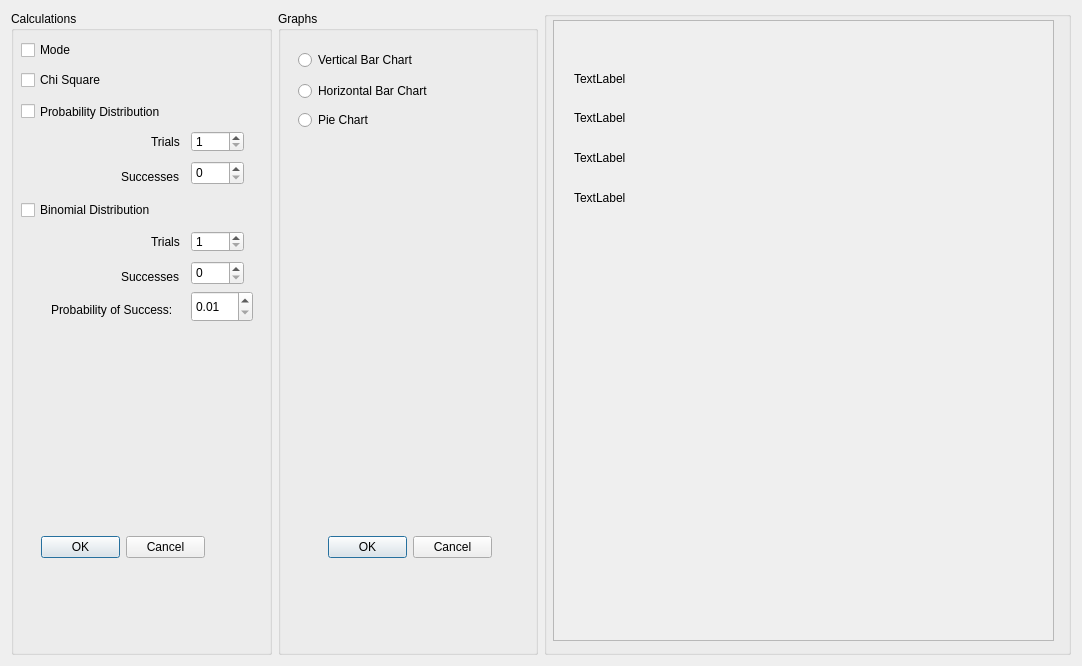
<?xml version="1.0" encoding="UTF-8"?>
<ui version="4.0">
 <class>Form</class>
 <widget class="QWidget" name="Form">
  <property name="geometry">
   <rect>
    <x>0</x>
    <y>0</y>
    <width>1082</width>
    <height>666</height>
   </rect>
  </property>
  <property name="windowTitle">
   <string>Form</string>
  </property>
  <layout class="QGridLayout" name="gridLayout">
   <item row="1" column="0">
    <layout class="QHBoxLayout" name="horizontalLayout">
     <item>
      <widget class="QGroupBox" name="groupBox_2">
       <property name="title">
        <string>Calculations</string>
       </property>
       <widget class="QCheckBox" name="checkBox">
        <property name="geometry">
         <rect>
          <x>10</x>
          <y>30</y>
          <width>85</width>
          <height>18</height>
         </rect>
        </property>
        <property name="text">
         <string>Mode</string>
        </property>
       </widget>
       <widget class="QDialogButtonBox" name="buttonBox">
        <property name="geometry">
         <rect>
          <x>30</x>
          <y>520</y>
          <width>164</width>
          <height>32</height>
         </rect>
        </property>
        <property name="standardButtons">
         <set>QDialogButtonBox::Cancel|QDialogButtonBox::Ok</set>
        </property>
       </widget>
       <widget class="QCheckBox" name="checkBox_2">
        <property name="geometry">
         <rect>
          <x>10</x>
          <y>60</y>
          <width>85</width>
          <height>18</height>
         </rect>
        </property>
        <property name="text">
         <string>Chi Square</string>
        </property>
       </widget>
       <widget class="QCheckBox" name="checkBox_3">
        <property name="geometry">
         <rect>
          <x>10</x>
          <y>90</y>
          <width>161</width>
          <height>21</height>
         </rect>
        </property>
        <property name="text">
         <string>Probability Distribution</string>
        </property>
       </widget>
       <widget class="QCheckBox" name="checkBox_4">
        <property name="geometry">
         <rect>
          <x>10</x>
          <y>190</y>
          <width>151</width>
          <height>18</height>
         </rect>
        </property>
        <property name="text">
         <string>Binomial Distribution</string>
        </property>
       </widget>
       <widget class="QLabel" name="label_5">
        <property name="geometry">
         <rect>
          <x>140</x>
          <y>120</y>
          <width>41</width>
          <height>21</height>
         </rect>
        </property>
        <property name="text">
         <string>Trials</string>
        </property>
       </widget>
       <widget class="QSpinBox" name="spinBox">
        <property name="geometry">
         <rect>
          <x>180</x>
          <y>120</y>
          <width>53</width>
          <height>21</height>
         </rect>
        </property>
        <property name="minimum">
         <number>1</number>
        </property>
        <property name="maximum">
         <number>9999</number>
        </property>
       </widget>
       <widget class="QSpinBox" name="spinBox_2">
        <property name="geometry">
         <rect>
          <x>180</x>
          <y>150</y>
          <width>53</width>
          <height>24</height>
         </rect>
        </property>
        <property name="maximum">
         <number>9999</number>
        </property>
       </widget>
       <widget class="QLabel" name="label_6">
        <property name="geometry">
         <rect>
          <x>110</x>
          <y>150</y>
          <width>71</width>
          <height>31</height>
         </rect>
        </property>
        <property name="text">
         <string>Successes</string>
        </property>
       </widget>
       <widget class="QSpinBox" name="spinBox_3">
        <property name="geometry">
         <rect>
          <x>180</x>
          <y>220</y>
          <width>53</width>
          <height>21</height>
         </rect>
        </property>
        <property name="minimum">
         <number>1</number>
        </property>
        <property name="maximum">
         <number>9999</number>
        </property>
       </widget>
       <widget class="QLabel" name="label_7">
        <property name="geometry">
         <rect>
          <x>140</x>
          <y>220</y>
          <width>41</width>
          <height>21</height>
         </rect>
        </property>
        <property name="text">
         <string>Trials</string>
        </property>
       </widget>
       <widget class="QSpinBox" name="spinBox_4">
        <property name="geometry">
         <rect>
          <x>180</x>
          <y>250</y>
          <width>53</width>
          <height>24</height>
         </rect>
        </property>
        <property name="maximum">
         <number>9999</number>
        </property>
       </widget>
       <widget class="QLabel" name="label_8">
        <property name="geometry">
         <rect>
          <x>110</x>
          <y>250</y>
          <width>71</width>
          <height>31</height>
         </rect>
        </property>
        <property name="text">
         <string>Successes</string>
        </property>
       </widget>
       <widget class="QDoubleSpinBox" name="doubleSpinBox">
        <property name="geometry">
         <rect>
          <x>180</x>
          <y>280</y>
          <width>62</width>
          <height>31</height>
         </rect>
        </property>
        <property name="minimum">
         <double>0.010000000000000</double>
        </property>
        <property name="maximum">
         <double>0.990000000000000</double>
        </property>
        <property name="singleStep">
         <double>0.010000000000000</double>
        </property>
       </widget>
       <widget class="QLabel" name="label_9">
        <property name="geometry">
         <rect>
          <x>40</x>
          <y>283</y>
          <width>131</width>
          <height>31</height>
         </rect>
        </property>
        <property name="text">
         <string>Probability of Success:</string>
        </property>
       </widget>
      </widget>
     </item>
     <item>
      <widget class="QGroupBox" name="groupBox">
       <property name="maximumSize">
        <size>
         <width>16777215</width>
         <height>16777215</height>
        </size>
       </property>
       <property name="title">
        <string>Graphs</string>
       </property>
       <property name="checkable">
        <bool>false</bool>
       </property>
       <widget class="QDialogButtonBox" name="buttonBox_2">
        <property name="geometry">
         <rect>
          <x>50</x>
          <y>520</y>
          <width>164</width>
          <height>32</height>
         </rect>
        </property>
        <property name="standardButtons">
         <set>QDialogButtonBox::Cancel|QDialogButtonBox::Ok</set>
        </property>
       </widget>
       <widget class="QRadioButton" name="radioButton">
        <property name="geometry">
         <rect>
          <x>20</x>
          <y>40</y>
          <width>141</width>
          <height>18</height>
         </rect>
        </property>
        <property name="text">
         <string>Vertical Bar Chart</string>
        </property>
       </widget>
       <widget class="QRadioButton" name="radioButton_2">
        <property name="geometry">
         <rect>
          <x>20</x>
          <y>70</y>
          <width>151</width>
          <height>20</height>
         </rect>
        </property>
        <property name="text">
         <string>Horizontal Bar Chart</string>
        </property>
       </widget>
       <widget class="QRadioButton" name="radioButton_3">
        <property name="geometry">
         <rect>
          <x>20</x>
          <y>100</y>
          <width>97</width>
          <height>18</height>
         </rect>
        </property>
        <property name="text">
         <string>Pie Chart</string>
        </property>
       </widget>
       <zorder>buttonBox_2</zorder>
       <zorder>radioButton</zorder>
       <zorder>radioButton_2</zorder>
       <zorder>radioButton_3</zorder>
       <zorder>groupBox_2</zorder>
      </widget>
     </item>
    </layout>
   </item>
   <item row="1" column="1">
    <widget class="QGroupBox" name="groupBox_3">
     <property name="title">
      <string/>
     </property>
     <widget class="QScrollArea" name="scrollArea">
      <property name="geometry">
       <rect>
        <x>9</x>
        <y>9</y>
        <width>501</width>
        <height>621</height>
       </rect>
      </property>
      <property name="widgetResizable">
       <bool>true</bool>
      </property>
      <widget class="QWidget" name="scrollAreaWidgetContents">
       <property name="geometry">
        <rect>
         <x>0</x>
         <y>0</y>
         <width>499</width>
         <height>619</height>
        </rect>
       </property>
       <widget class="QLabel" name="label">
        <property name="geometry">
         <rect>
          <x>20</x>
          <y>50</y>
          <width>471</width>
          <height>16</height>
         </rect>
        </property>
        <property name="sizePolicy">
         <sizepolicy hsizetype="Expanding" vsizetype="Expanding">
          <horstretch>0</horstretch>
          <verstretch>0</verstretch>
         </sizepolicy>
        </property>
        <property name="text">
         <string>TextLabel</string>
        </property>
       </widget>
       <widget class="QLabel" name="label_2">
        <property name="geometry">
         <rect>
          <x>20</x>
          <y>90</y>
          <width>56</width>
          <height>13</height>
         </rect>
        </property>
        <property name="sizePolicy">
         <sizepolicy hsizetype="Expanding" vsizetype="Expanding">
          <horstretch>0</horstretch>
          <verstretch>0</verstretch>
         </sizepolicy>
        </property>
        <property name="text">
         <string>TextLabel</string>
        </property>
       </widget>
       <widget class="QLabel" name="label_3">
        <property name="geometry">
         <rect>
          <x>20</x>
          <y>130</y>
          <width>56</width>
          <height>13</height>
         </rect>
        </property>
        <property name="text">
         <string>TextLabel</string>
        </property>
       </widget>
       <widget class="QLabel" name="label_4">
        <property name="geometry">
         <rect>
          <x>20</x>
          <y>170</y>
          <width>56</width>
          <height>13</height>
         </rect>
        </property>
        <property name="text">
         <string>TextLabel</string>
        </property>
       </widget>
      </widget>
     </widget>
    </widget>
   </item>
  </layout>
 </widget>
 <resources/>
 <connections/>
</ui>
